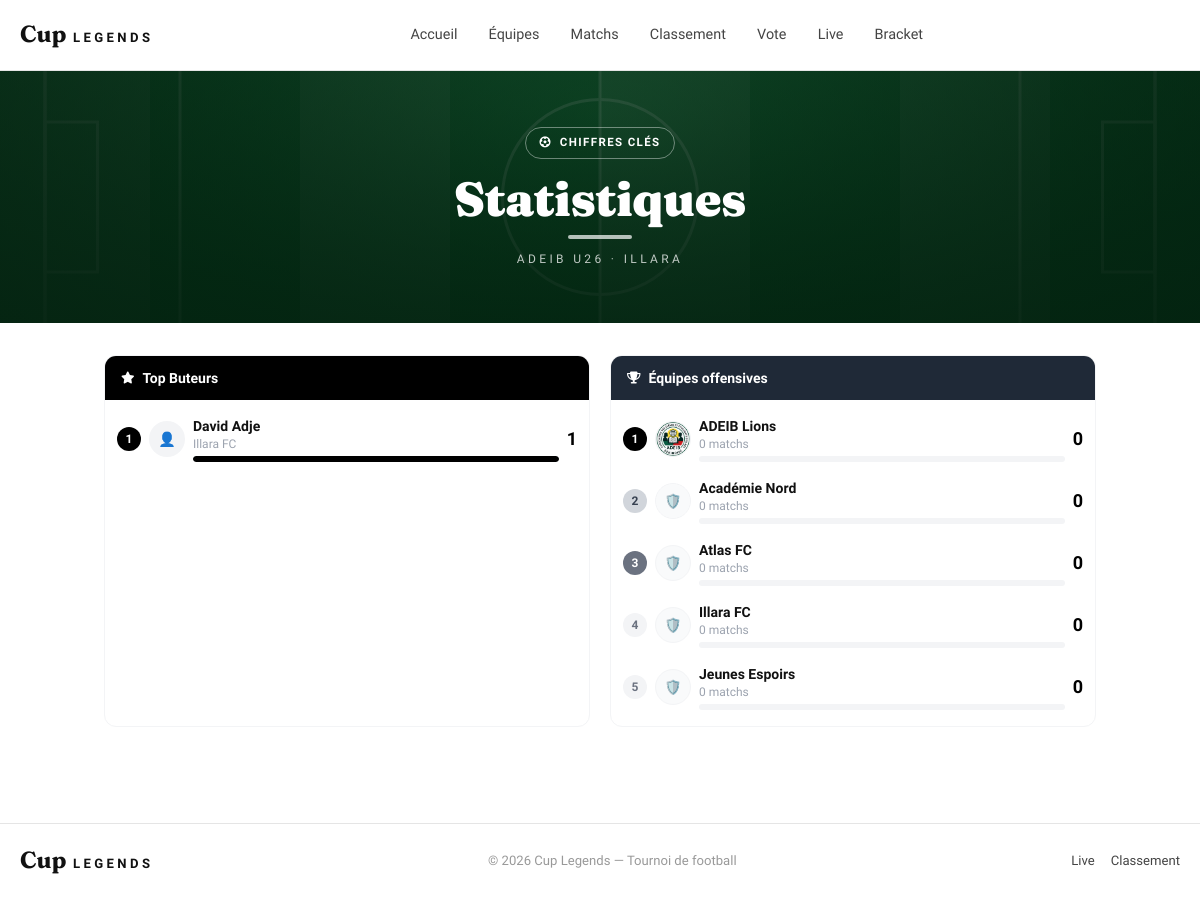
/statistics/, run on an earlier commit of the app's database.
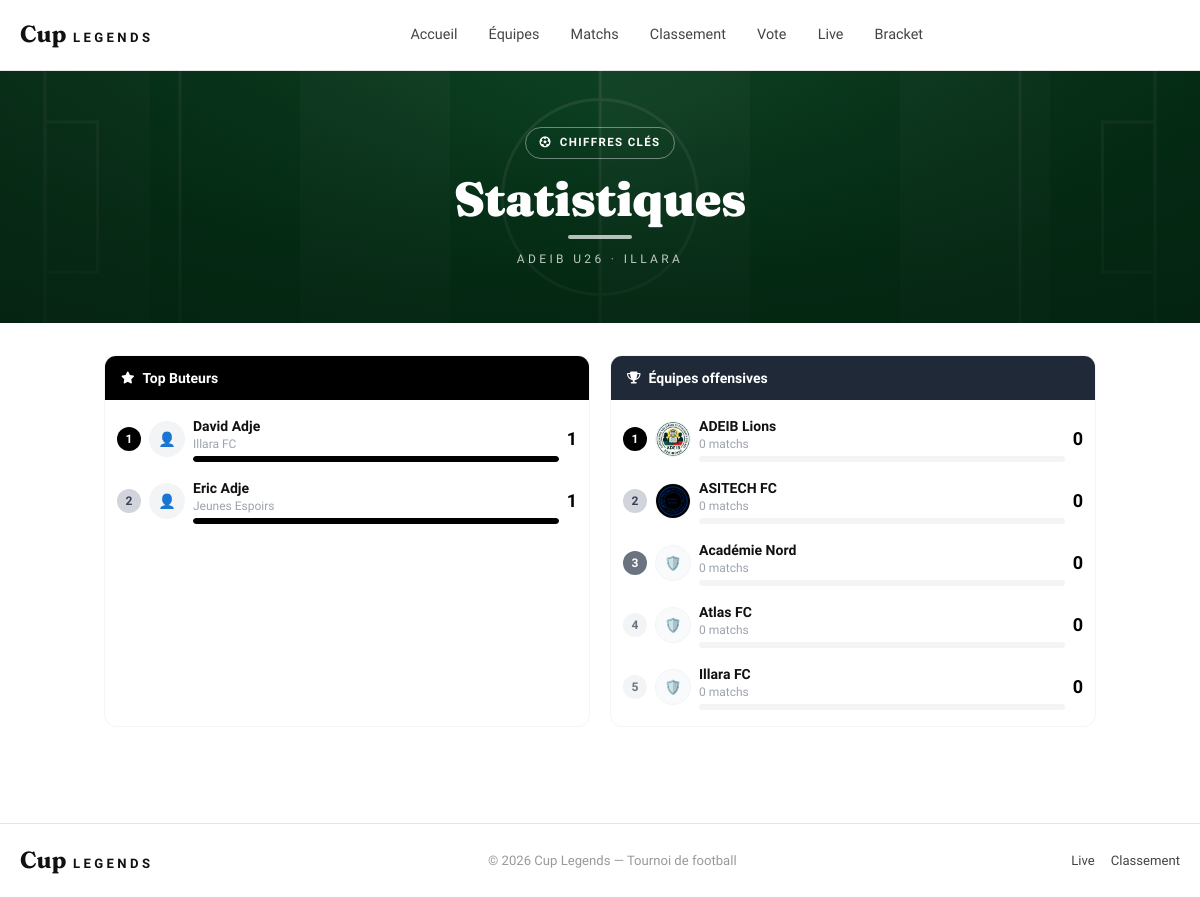
And on a later commit of the database.
### tournament/models.py (models this page shows, shortened)
class Player(models.Model):
    POSITION_CHOICES = [
        ('GK', 'Gardien'),
        ('DEF', 'Défenseur'),
        ('MID', 'Milieu'),
        ('FWD', 'Attaquant'),
    ]
    team = models.ForeignKey(Team, on_delete=models.CASCADE, related_name='players')
    first_name = models.CharField(max_length=100)
    last_name = models.CharField(max_length=100)
    nickname = models.CharField(max_length=100, blank=True, verbose_name='Surnom (nom de maillot)')
    age = models.PositiveIntegerField()
    position = models.CharField(max_length=3, choices=POSITION_CHOICES, default='MID')
    jersey_number = models.PositiveIntegerField(null=True, blank=True)
    photo = models.ImageField(upload_to='players/', blank=True, null=True)
    is_captain = models.BooleanField(default=False)
    yellow_cards = models.PositiveIntegerField(default=0, verbose_name='Cartons jaunes')
    red_cards = models.PositiveIntegerField(default=0, verbose_name='Cartons rouges')
    @property
    def full_name(self):
        return f'{self.first_name} {self.last_name}'
    class Meta:
        verbose_name = 'Joueur'
        ordering = ['last_name', 'first_name']

class Team(models.Model):
    tournament = models.ForeignKey(Tournament, on_delete=models.CASCADE, related_name='teams')
    name = models.CharField(max_length=200)
    logo = models.ImageField(upload_to='teams/', blank=True, null=True)
    group = models.ForeignKey(Group, on_delete=models.SET_NULL, null=True, blank=True, related_name='teams')
    coach_name = models.CharField(max_length=200, blank=True, verbose_name='Entraîneur')
    president_name = models.CharField(max_length=200, blank=True, verbose_name='Président')
    qr_code = models.ImageField(upload_to='qrcodes/', blank=True, null=True)
    created_at = models.DateTimeField(auto_now_add=True)
    class Meta:
        verbose_name = 'Équipe'
        ordering = ['name']

### tournament/views.py (the view)
# urls.py: path('statistics/', views.statistics_view, name='statistics'),
def statistics_view(request):
    tournament = get_active_tournament()
    top_scorers = (
        Player.objects.filter(team__tournament=tournament)
        .annotate(goal_count=Count('goals', filter=Q(goals__match__tournament=tournament)))
        .filter(goal_count__gt=0)
        .order_by('-goal_count')[:10]
        if tournament
        else Player.objects.none()
    )
    teams_stats = []
    if tournament:
        for team in tournament.teams.all():
            finished_matches = Match.objects.filter(
                Q(home_team=team) | Q(away_team=team),
                status='FINISHED'
            )
            total_goals = 0
            for m in finished_matches:
                if m.home_team == team:
                    total_goals += m.home_score
                else:
                    total_goals += m.away_score
            teams_stats.append({
                'team': team,
                'goals': total_goals,
                'matches': finished_matches.count(),
            })
        teams_stats.sort(key=lambda x: x['goals'], reverse=True)
    goalkeepers = Player.objects.filter(position='GK').annotate(
        goals_conceded=Count('team__home_matches') + Count('team__away_matches')
    )
    return render(request, 'tournament/statistics.html', {
        'tournament': tournament,
        'top_scorers': top_scorers,
        'teams_stats': teams_stats[:5],
        'goalkeepers': goalkeepers,
    })

### tournament/context_processors.py (called while the page is built)
def active_tournament(request):
    today = timezone.localdate()
    active = Tournament.objects.filter(is_active=True)
    tournament = active.filter(
        start_date__isnull=False,
        end_date__isnull=False,
        start_date__lte=today,
        end_date__gte=today,
    ).order_by('start_date').first()
    if tournament is None:
        tournament = active.filter(
            start_date__isnull=False,
            start_date__gte=today,
        ).order_by('start_date').first()
    if tournament is None:
        tournament = active.order_by('-start_date', '-id').first()
    return {'tournament': tournament}

### tournament/views.py (called while the page is built)
def get_active_tournament():
    today = timezone.localdate()
    active = Tournament.objects.filter(is_active=True)
    ongoing = active.filter(
        start_date__isnull=False,
        end_date__isnull=False,
        start_date__lte=today,
        end_date__gte=today,
    ).order_by('start_date').first()
    if ongoing:
        return ongoing
    upcoming = active.filter(
        start_date__isnull=False,
        start_date__gte=today,
    ).order_by('start_date').first()
    if upcoming:
        return upcoming
    return active.order_by('-start_date', '-id').first()

### templates/tournament/statistics.html (shortened to what this page needs)
{% extends "base.html" %}{% load static %}
{% block content %}
{% include "_page_hero.html" with title="Statistiques" eyebrow="Chiffres clés" %}
<div class="max-w-5xl mx-auto px-4 py-8">
  <div class="grid grid-cols-1 md:grid-cols-2 gap-5">
    <div class="bg-white rounded-xl border border-gray-100 overflow-hidden">
      <div class="flex items-center gap-2 px-4 py-3 text-white text-sm font-bold bg-black">
        <i class="fas fa-star text-white text-xs"></i> Top Buteurs
      </div>
      <div class="p-3 space-y-2">
        {% if top_scorers %}
          {% with max=top_scorers.0.goal_count %}
          {% for s in top_scorers %}
          <div class="flex items-center gap-2 py-1">
            <span class="w-6 h-6 rounded-full flex items-center justify-center text-xs font-black shrink-0
              {% if forloop.counter == 1 %}bg-black text-white{% elif forloop.counter == 2 %}bg-gray-300 text-gray-700{% elif forloop.counter == 3 %}bg-gray-500 text-white{% else %}bg-gray-100 text-gray-500{% endif %}">{{ forloop.counter }}</span>
            {% if s.photo %}<img src="{{ s.photo.url }}" class="w-9 h-9 rounded-full object-cover border border-gray-100 shrink-0" alt="">
            {% else %}<div class="w-9 h-9 rounded-full bg-gray-100 flex items-center justify-center shrink-0 text-sm">👤</div>{% endif %}
            <div class="flex-1 min-w-0">
              <div class="text-sm font-bold truncate">{{ s.full_name }}</div>
              <div class="text-xs text-gray-400 truncate">{{ s.team.name }}</div>
              <div class="h-1.5 bg-gray-100 rounded-full mt-1 overflow-hidden">
                <div class="h-full rounded-full transition-all duration-700 bg-black" style="width:0" data-bar="{% widthratio s.goal_count max 100 %}"></div>
              </div>
            </div>
            <span class="text-lg font-black shrink-0 text-black">{{ s.goal_count }}</span>
          </div>
          {% endfor %}
          {% endwith %}
        {% else %}
          <div class="text-center py-8 text-gray-400"><div class="text-4xl mb-2">⭐</div>Aucun but inscrit</div>
        {% endif %}
      </div>
    </div>
    <div class="bg-white rounded-xl border border-gray-100 overflow-hidden">
      <div class="flex items-center gap-2 px-4 py-3 text-white text-sm font-bold bg-gray-800">
        <i class="fas fa-trophy text-xs"></i> <span>Équipes offensives</span>
      </div>
      <div class="p-3 space-y-2">
        {% if teams_stats %}
          {% with max=teams_stats.0.goals %}
          {% for ts in teams_stats %}
          <div class="flex items-center gap-2 py-1">
            <span class="w-6 h-6 rounded-full flex items-center justify-center text-xs font-black shrink-0
              {% if forloop.counter == 1 %}bg-black text-white{% elif forloop.counter == 2 %}bg-gray-300 text-gray-700{% elif forloop.counter == 3 %}bg-gray-500 text-white{% else %}bg-gray-100 text-gray-500{% endif %}">{{ forloop.counter }}</span>
            <div class="w-9 h-9 rounded-full border border-gray-100 overflow-hidden bg-gray-50 flex items-center justify-center shrink-0">
              {% if ts.team.logo %}<img src="{{ ts.team.logo.url }}" class="w-full h-full object-cover" alt="">{% else %}<span class="text-sm">🛡️</span>{% endif %}
            </div>
            <div class="flex-1 min-w-0">
              <div class="text-sm font-bold truncate">{{ ts.team.name }}</div>
              <div class="text-xs text-gray-400">{{ ts.matches }} match{{ ts.matches|pluralize }}</div>
              <div class="h-1.5 bg-gray-100 rounded-full mt-1 overflow-hidden">
              </div>
            </div>
            <span class="text-lg font-black shrink-0 text-black">{{ ts.goals }}</span>
          </div>
          {% endfor %}
          {% endwith %}
        {% else %}
          <div class="text-center py-8 text-gray-400"><div class="text-4xl mb-2">🏆</div>Aucune statistique</div>
        {% endif %}
      </div>
    </div>
  </div>
</div>
{% endblock %}

What changed in the data, as far as the page shows it:
no longer on this page (row unchanged): Team: team.name "Jeunes Espoirs", matches "0", goals "0"
now on this page (row unchanged): Player: full_name "Eric Adje", team.name "Jeunes Espoirs", goal_count "1"
added Team: team.logo (picture), team.name "ASITECH FC", matches "0", goals "0"
